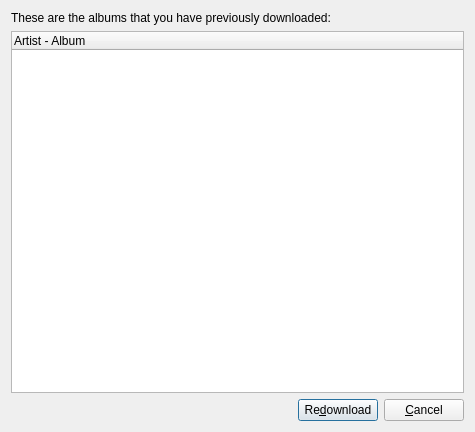
<ui version="4.0" >
 <class>magnatuneReDownloadDialogBase</class>
 <widget class="QDialog" name="magnatuneReDownloadDialogBase" >
  <property name="geometry" >
   <rect>
    <x>0</x>
    <y>0</y>
    <width>475</width>
    <height>432</height>
   </rect>
  </property>
  <property name="windowTitle" >
   <string>Redownload manager</string>
  </property>
  <layout class="QGridLayout" >
   <item row="0" column="0" colspan="3" >
    <widget class="QLabel" name="textLabel1" >
     <property name="text" >
      <string>These are the albums that you have previously downloaded:</string>
     </property>
     <property name="wordWrap" >
      <bool>false</bool>
     </property>
    </widget>
   </item>
   <item row="2" column="1" >
    <widget class="QPushButton" name="redownloadButton" >
     <property name="text" >
      <string>Re&amp;download</string>
     </property>
    </widget>
   </item>
   <item row="2" column="2" >
    <widget class="QPushButton" name="cancelButton" >
     <property name="text" >
      <string>&amp;Cancel</string>
     </property>
    </widget>
   </item>
   <item row="2" column="0" >
    <spacer>
     <property name="orientation" >
      <enum>Qt::Horizontal</enum>
     </property>
     <property name="sizeType" >
      <enum>QSizePolicy::Expanding</enum>
     </property>
     <property name="sizeHint" stdset="0" >
      <size>
       <width>170</width>
       <height>20</height>
      </size>
     </property>
    </spacer>
   </item>
   <item row="1" column="0" colspan="3" >
    <widget class="QTreeWidget" name="redownloadListView" >
     <column>
      <property name="text" >
       <string>Artist - Album</string>
      </property>
     </column>
    </widget>
   </item>
  </layout>
 </widget>
 <layoutdefault spacing="6" margin="11" />
 <resources/>
 <connections>
  <connection>
   <sender>cancelButton</sender>
   <signal>clicked()</signal>
   <receiver>magnatuneReDownloadDialogBase</receiver>
   <slot>reject()</slot>
   <hints>
    <hint type="sourcelabel" >
     <x>20</x>
     <y>20</y>
    </hint>
    <hint type="destinationlabel" >
     <x>20</x>
     <y>20</y>
    </hint>
   </hints>
  </connection>
 </connections>
</ui>
